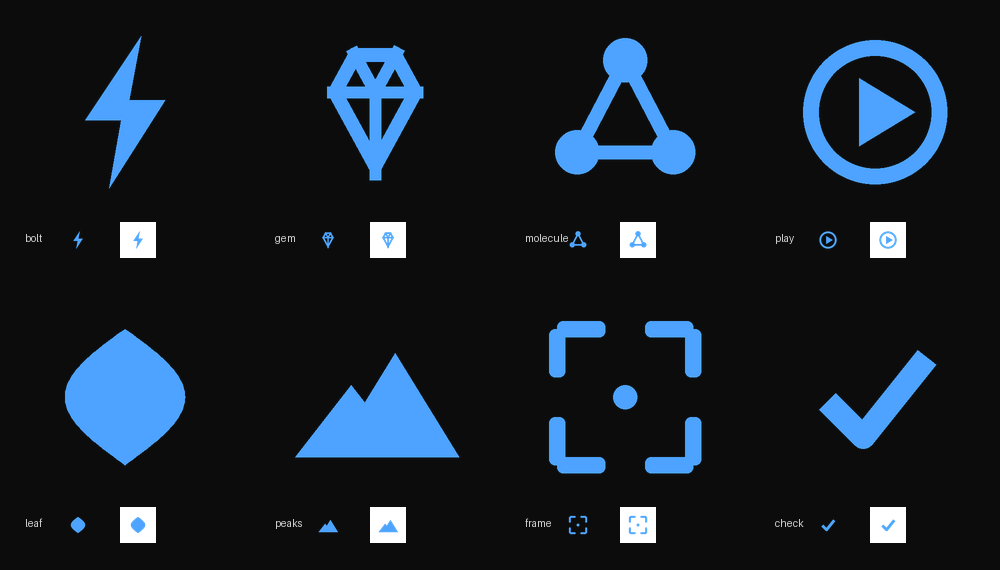

Python code for this plot:
"""Fifth batch of hand-crafted abstract logo marks (no AI API)."""

import math
from PIL import Image, ImageDraw

B = (0x4D, 0xA3, 0xFF, 255)
N = 400
SC = 4
OUT = "/Users/clupa/Documents/projects/clupai/branding"


def C():
    return Image.new("RGBA", (N, N), (0, 0, 0, 0))


def s(v):
    return v * SC


def P(pts):
    return [(s(x), s(y)) for x, y in pts]


def bolt():
    img = C(); d = ImageDraw.Draw(img)
    d.polygon(P([(58, 12), (30, 54), (48, 54), (42, 88), (70, 44), (52, 44)]), fill=B)
    return img


def gem():
    img = C(); d = ImageDraw.Draw(img)
    d.polygon(P([(38, 18), (62, 18), (74, 40), (50, 84), (26, 40)]), outline=B, width=s(7))
    d.line(P([(26, 40), (74, 40)]), fill=B, width=s(6))
    d.line(P([(38, 18), (50, 40)]), fill=B, width=s(6))
    d.line(P([(62, 18), (50, 40)]), fill=B, width=s(6))
    d.line(P([(50, 40), (50, 84)]), fill=B, width=s(6))
    return img


def molecule():
    img = C(); d = ImageDraw.Draw(img)
    nodes = [(50, 24), (26, 70), (74, 70)]
    for a in range(3):
        for b in range(a + 1, 3):
            d.line(P([nodes[a], nodes[b]]), fill=B, width=s(7))
    for x, y in nodes:
        d.ellipse([s(x - 11), s(y - 11), s(x + 11), s(y + 11)], fill=B)
    return img


def play():
    img = C(); d = ImageDraw.Draw(img)
    d.ellipse([s(14), s(14), s(86), s(86)], outline=B, width=s(8))
    d.polygon(P([(42, 33), (42, 67), (70, 50)]), fill=B)
    return img


def leaf():
    img = C(); d = ImageDraw.Draw(img)
    right, left = [], []
    for i in range(0, 51):
        t = i / 50
        y = 16 + 68 * t
        dx = 30 * math.sin(math.pi * t)
        right.append((50 + dx, y))
        left.append((50 - dx, y))
    d.polygon(P(right + left[::-1]), fill=B)
    return img


def peaks():
    img = C(); d = ImageDraw.Draw(img)
    d.polygon(P([(60, 28), (92, 80), (28, 80)]), fill=B)
    d.polygon(P([(38, 44), (66, 80), (10, 80)]), fill=B)
    return img


def frame():
    img = C(); d = ImageDraw.Draw(img)
    L, S2, t = 16, 40, 8
    for cx, cy, hx, vy in [(L, L, 1, 1), (100 - L, L, -1, 1),
                           (L, 100 - L, 1, -1), (100 - L, 100 - L, -1, -1)]:
        hx0, hx1 = sorted([cx, cx + hx * (S2 - L)])
        vy0, vy1 = sorted([cy, cy + vy * (S2 - L)])
        d.rounded_rectangle([s(min(cx, cx + hx * (S2 - L)) - 0), s(cy - t / 2 + (0)),
                             s(hx1), s(cy + t / 2)], radius=s(3), fill=B)
        d.rounded_rectangle([s(cx - t / 2), s(vy0), s(cx + t / 2), s(vy1)], radius=s(3), fill=B)
    d.ellipse([s(44), s(44), s(56), s(56)], fill=B)
    return img


def check():
    img = C(); d = ImageDraw.Draw(img)
    d.line(P([(26, 52), (44, 70), (76, 30)]), fill=B, width=s(12), joint="curve")
    return img


MARKS = [
    ("bolt", bolt), ("gem", gem), ("molecule", molecule), ("play", play),
    ("leaf", leaf), ("peaks", peaks), ("frame", frame), ("check", check),
]

for name, fn in MARKS:
    fn().save(f"{OUT}/vec-{name}.png")

cols, big = 4, 200
cellw, cellh = 250, 285
sheet = Image.new("RGBA", (cols * cellw, 2 * cellh), (12, 12, 12, 255))
d = ImageDraw.Draw(sheet)
for idx, (name, fn) in enumerate(MARKS):
    master = fn()
    r, c = divmod(idx, cols)
    ox, oy = c * cellw, r * cellh
    sheet.alpha_composite(master.resize((big, big), Image.LANCZOS), (ox + 25, oy + 12))
    fav = master.resize((24, 24), Image.LANCZOS)
    sheet.paste((12, 12, 12, 255), (ox + 60, oy + 222, ox + 96, oy + 258))
    sheet.alpha_composite(fav, (ox + 66, oy + 228))
    sheet.paste((255, 255, 255, 255), (ox + 120, oy + 222, ox + 156, oy + 258))
    sheet.alpha_composite(fav, (ox + 126, oy + 228))
    d.text((ox + 25, oy + 232), name, fill=(210, 210, 210, 255))
sheet.convert("RGB").save(f"{OUT}/vector_ideas5.png")
print("wrote vector_ideas5.png + 8 vec-*.png masters")
